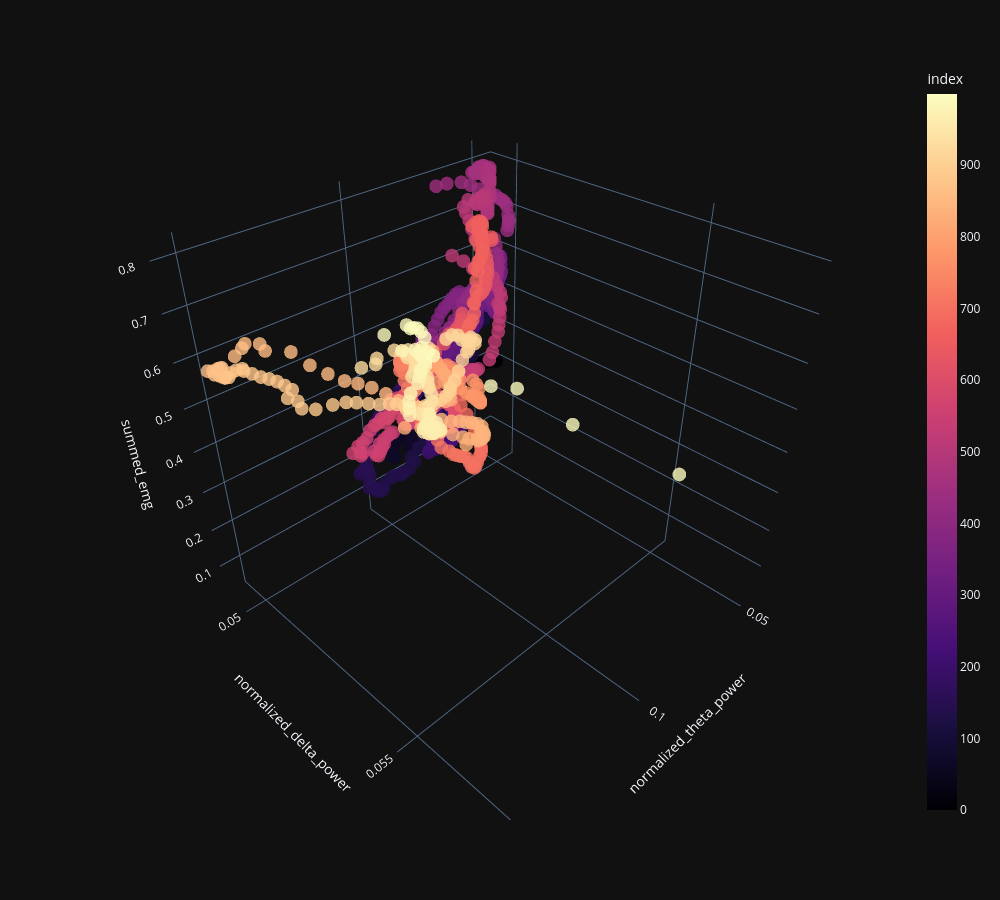

Notebook source saved alongside this figure:
### Markdown cell above
# 3D temporal visualisation of index evolution

### Code cell
import plotly.express as px
import pandas as pd

df = pd.DataFrame({
    'summed_emg': savgol_filter(EMG_norm, window_length=101, polyorder=4)[0:1000],               # you want to choose a time interval where you can see a whole wake-nrem-rem-nrem cycle
    'normalized_delta_power': savgol_filter(delta_norm, window_length=101, polyorder=4)[0:1000],  # extra smoothing so that we can actullay see something
    'normalized_theta_power': savgol_filter(theta_norm, window_length=101, polyorder=4)[0:1000]
})

fig = px.scatter_3d(df, x='normalized_theta_power', y='normalized_delta_power', z='summed_emg',
                    title='',
                    color=df.index,
                    color_continuous_scale='Magma',
                    opacity=0.8)

fig.update_layout(width=1000, height=900)
fig.show()

### Figure 1 — Plotly figure (JSON) as saved in the notebook; plotly's stock layout.template omitted (floating-point values rounded to 4 significant figures; data arrays with more than 128 entries replaced by an {"elided": "..."} marker saying what was removed)
{"data": [{"hovertemplate": "normalized_theta_power=%{x}<br>normalized_delta_power=%{y}<br>summed_emg=%{z}<br>index=%{marker.color}<extra></extra>", "legendgroup": "", "marker": {"color": {"elided": "1000 int values"}, "coloraxis": "coloraxis", "opacity": 0.8, "symbol": "circle"}, "mode": "markers", "name": "", "scene": "scene", "showlegend": false, "x": {"elided": "1000 float values"}, "y": {"elided": "1000 float values"}, "z": {"elided": "1000 float values"}, "type": "scatter3d"}], "layout": {"scene": {"domain": {"x": [0.0, 1.0], "y": [0.0, 1.0]}, "xaxis": {"title": {"text": "normalized_theta_power"}}, "yaxis": {"title": {"text": "normalized_delta_power"}}, "zaxis": {"title": {"text": "summed_emg"}}}, "coloraxis": {"colorbar": {"title": {"text": "index"}}, "colorscale": [[0.0, "#000004"], [0.1111, "#180f3d"], [0.2222, "#440f76"], [0.3333, "#721f81"], [0.4444, "#9e2f7f"], [0.5556, "#cd4071"], [0.6667, "#f1605d"], [0.7778, "#fd9668"], [0.8889, "#feca8d"], [1.0, "#fcfdbf"]]}, "legend": {"tracegroupgap": 0}, "margin": {"t": 60}, "width": 1000, "height": 900}}
